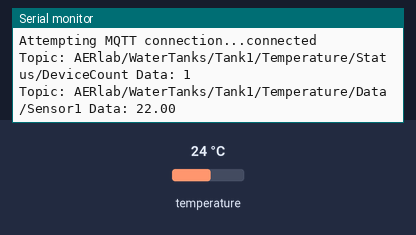
The sketch below on a simulated ESP8266 (NodeMCU). Parts: the last lines printed to the serial monitor. The inputs (shaded band) are chosen by the test bench; at power-on: temperature 24 °C. WiFi joins after 1.5 s; servers stay silent unless stated; no MQTT or app messages arrive unless stated.

Above: at 3.4 s.
3.5 s: temperature set to 12 °C
At 9.6 s:
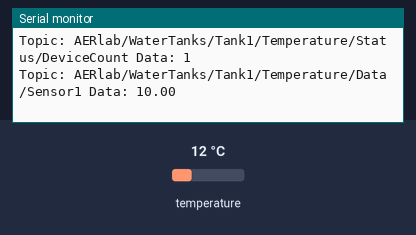
10.4 s: temperature set to 19 °C
At 15.5 s:
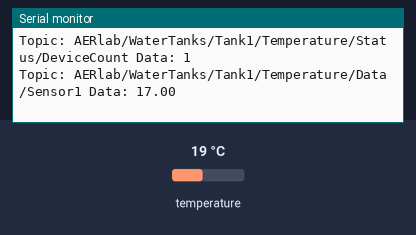
Timing chart, 0 to 17.0 s (numbered marks = the images above; inputs shaded):
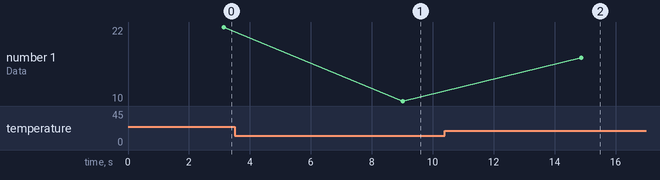

The sketch:

esp8266_Module_v5.ino
```cpp
/*
   Reading Temperature Data using esp8266 12F
   Date: Oct 31, 2017
*/
#include <OneWire.h>                // Library for One-Wire interface
#include <DallasTemperature.h>      // Library for DS18B20 temp. sensor
#include <ESP8266WiFi.h>            // ESP WiFi Libarary
#include <PubSubClient.h>           // MQTT publisher/subscriber client

#define DEBUG true

//-----------------Dallas_Library-----------------//
#define ONE_WIRE_GPIO 2               // Data pin of the bus is connected to pin 4
#define CALLIBRATION 2                // Used to callibrate the sensors (in C)
volatile uint8_t oneWire_count = 0;
// Setting up the interface for OneWire communication
OneWire oneWire (ONE_WIRE_GPIO);
// Creating an instans of DallasTemperature Class with reference to OneWire interface
DallasTemperature Dallas_Library(&oneWire);

// Sensor structure with address and value
struct oneWire_struct
{
  byte address[8];
  float value;
};

//------------------MQTT-----------------------//
#define MQTT_PORT
#define DEVICE_ID 1
/* Wifi setup */
const char* ssid =        "AER172-2";
const char* password =    "80mawiomi*";
/* MQTT connection setup */
const char* mqtt_user =   "aerlab";
const char* mqtt_pass =   "server";
const char* mqtt_server = "aerlab.ddns.net";
/* Topic Setup */
const char* location =        "AERlab";
const char* systemName =      "WaterTanks";
const char* subSystem =       "Tank1";
const char* transducerType =  "Temperature";
char topic[64];                               // Stores the topic being sent

WiFiClient espClient;
PubSubClient client(mqtt_server, 1883, espClient);
String clientName;

void setup()
{
  /* Initializing OneWire Sensors */
  TempSensors_init();

#if DEBUG // ----------
  Serial.begin(9600);
#endif  // ----------

  client.setServer(mqtt_server, 1883);
  clientName += "esp8266-";
  uint8_t mac[6];
  WiFi.macAddress(mac);
  clientName += macToStr(mac);
  clientName += "-";
  clientName += String(DEVICE_ID);

#if DEBUG // ----------
  Serial.println("Module Name: " + clientName);
  Serial.print("\nConnecting to ");
  Serial.println(ssid);
#endif // ----------

  WiFi.begin(ssid, password);

  while (WiFi.status() != WL_CONNECTED)
    delay(500);

#if DEBUG // ----------
  Serial.println("");
  Serial.println("WiFi connected");
  Serial.println("IP address: ");
  Serial.println(WiFi.localIP());
#endif  // ----------

}

void loop()
{
  bool published;             // published succesfully flag
  char sensor[10];            // sensor topic variable

  //check for MQTT Connection
  if (!client.connected())
    reconnect();
  client.loop();

  // Getting Sensor count
  oneWire_count = TempSensors_init();       // Getting number of sensors
  oneWire_struct TempSensor[oneWire_count]; // structure that holds the sensors
  // Creating a pointer to pass in the full array of structures
  oneWire_struct *pointer = &TempSensor[0];
  // Getting temperature
  TempSensors_getTemp(&pointer);

  /* Publishing number of sensors */
  sprintf(topic, "%s/%s/%s/%s/%s/%s", location, systemName, subSystem, transducerType, "Status", "DeviceCount");
  published = client.publish(topic, String(oneWire_count).c_str());

#if DEBUG // -------------------
  if (published) Serial.println("\nTopic: " + String(topic) + " Data: " + String(oneWire_count));
  else           Serial.println("Topic: " + String(topic) + " FAILED");
#endif  // ---------------------

  /* Publishing Sensor Data */
  for (uint8_t i = 0; i < oneWire_count; i++)
  {
    sprintf(sensor, "%s%d", "Sensor", i + 1);
    /* Publishing number each temp data */
    sprintf(topic, "%s/%s/%s/%s/%s/%s", location, systemName, subSystem, transducerType, "Data" , sensor);
    published = client.publish(topic, String(TempSensor[i].value).c_str());

#if DEBUG // -------------------
    if (published) Serial.println("Topic: " + String(topic) + " Data: " + String(TempSensor[i].value));
    else           Serial.println("Topic: " + String(topic) + " FAILED");
#endif  // ---------------------
  }

  delay(5000);
}

void reconnect()
{
  // Loop until we're reconnected
  while (!client.connected()) {
#if DEBUG
    Serial.print("Attempting MQTT connection...");
#endif
    // Attempt to connect
    if (client.connect(clientName.c_str(), mqtt_user, mqtt_pass))
    {
#if DEBUG
      Serial.println("connected");
#endif
    }
    else
    {
#if DEBUG
      Serial.print("failed, rc=");
      Serial.print(client.state());
      Serial.println(" try again in 5 seconds");
#endif
      // Wait 5 seconds before retrying
      delay(5000);
    }
  }
}

String macToStr(const uint8_t* mac)
{
  String result;
  for (int i = 0; i < 6; ++i) {
    result += String(mac[i], 16);
    if (i < 5)
      result += ':';
  }
  return result;
}

/*
   Initialized oneWire sensors + gets the number of sensors
*/
uint8_t TempSensors_init ()
{
  uint8_t _count;
  Dallas_Library.begin();               // initializing the sensors
  _count = Dallas_Library.getDeviceCount();// getting number of sensors
  Dallas_Library.requestTemperatures(); // requesting data
  return _count;
}

/*
   Reading one sensor
   Modifing pointer for one sensor with address and value
*/
void TempSensors_getTemp( oneWire_struct **_sensor)
{
  for (int i = 0; i < oneWire_count; i++)
  {
    oneWire.search((*_sensor + i)->address);
    (*_sensor + i)->value = Dallas_Library.getTempC((*_sensor + i)->address);
    (*_sensor + i)->value -= CALLIBRATION;
  }
}
```

Measured:
- after the input at 3.5 s, the serial monitor: prints a new line after 5.5 s (image 1)
- after the input at 10.4 s, the serial monitor: prints a new line after 4.5 s (image 2)
- plotted number 1: 22 → 10 after the input at 3.5 s, 10 → 17 after the input at 10.4 s
